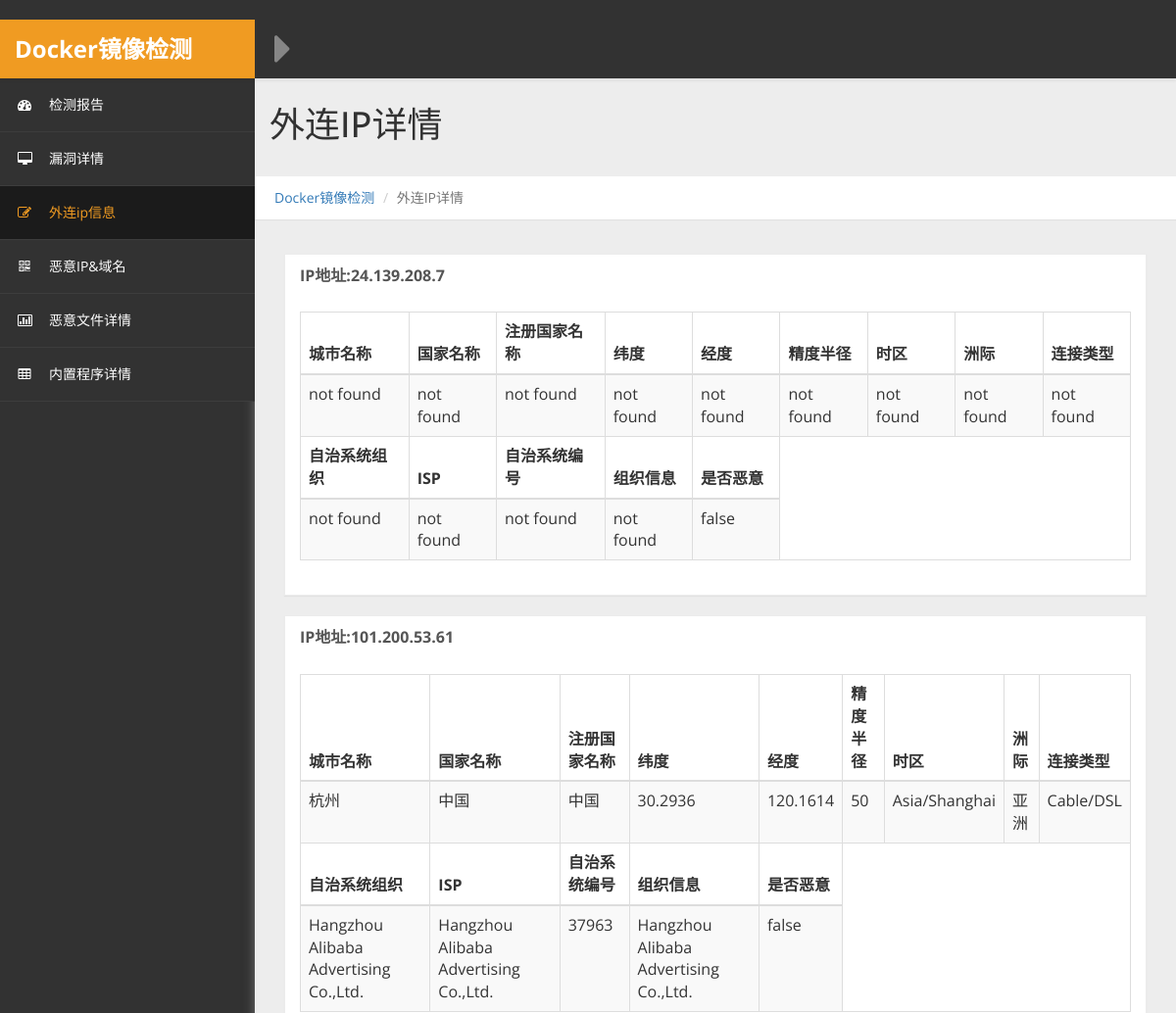
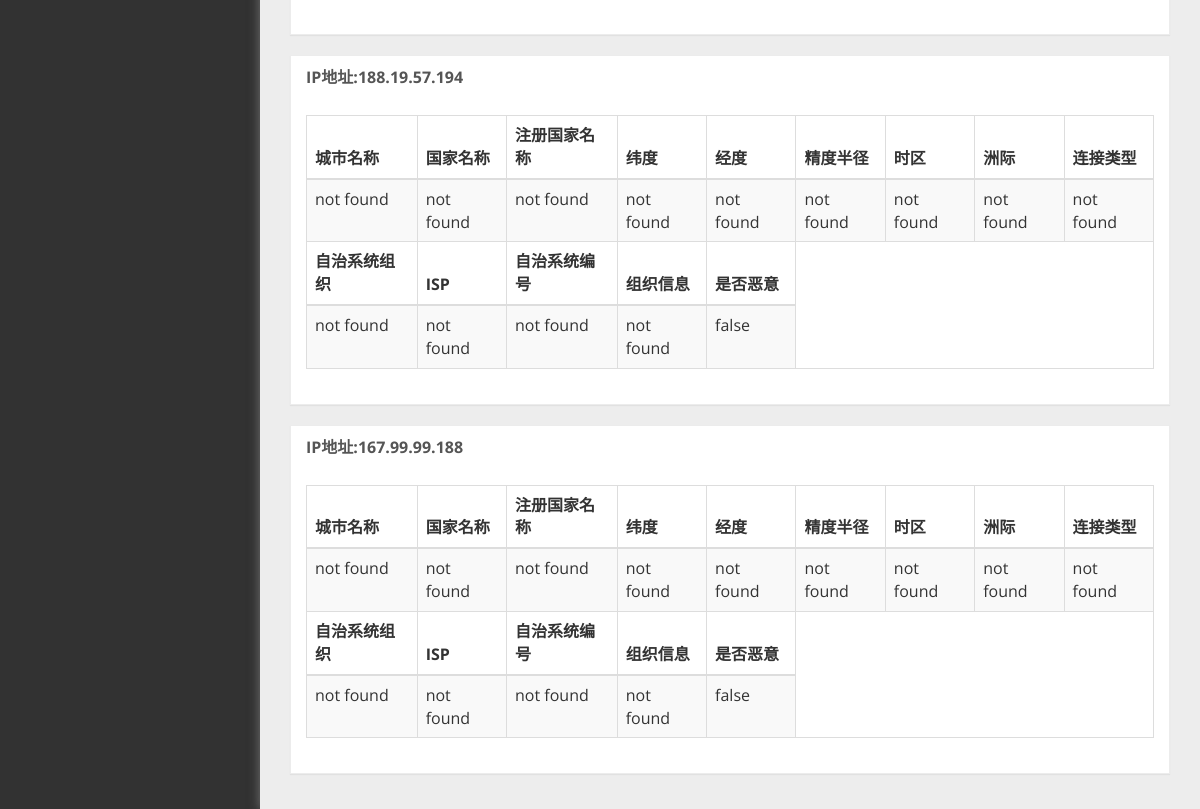
Page /IPdetails on the committed database (2 pictures, top to bottom).
### tables this page shows
CREATE TABLE IPinfo
        (
        ID INTEGER PRIMARY KEY   AUTOINCREMENT,
        md5 VARCHAR(500),
        IP VARCHAR(50),
        city VARCHAR(50),
        country VARCHAR(50),
	regcountry VARCHAR(50),
	latitude VARCHAR(50),
	longitude VARCHAR(50),
	radii VARCHAR(50),
	timezone VARCHAR(50),
	continent VARCHAR(50),
	Attribute VARCHAR(50),
	OAS VARCHAR(50),
	ISP VARCHAR(50),
	OASnum VARCHAR(50),
	institution VARCHAR(50),
	ifevil VARCHAR(50));

### web.py (the view)
@app.route('/IPdetails',methods=['GET','POST'])
def runIPdetails():
    info = getinfo()
    print info
    dbname,md5 = info[1],info[2]
    if request.method == "GET":
        conn = sqlite3.connect(dbname)
        c = conn.cursor()
        cursor = c.execute("select * from IPinfo where md5 = '%s'"%(md5))
        IPinfo = cursor.fetchall()
        print IPinfo[0]
        cursor = c.execute("select * from outIP where md5 = '%s'"%(md5))
        outIP = cursor.fetchall()
        cursor = c.execute("select * from domaininfo where md5 = '%s'"%(md5))
        domaininfo = cursor.fetchall()
        cursor = c.execute("select * from outdomain where md5 = '%s'"%(md5))
        outdomain = cursor.fetchall()
        conn.close()
        return render_template('IPdetails.html',IPinfo=IPinfo)

### web.py (called while the page is built)
def getinfo():
    searchsql = "select * from cache where id = 1"
    hc.execute(searchsql)
    info = hc.fetchall()
    hconn.commit()
    return info[0]

### templates/IPdetails.html (shortened to what this page needs)
﻿{% extends "base.html" %}
{% block navside %}
<div id="page-wrapper" >
	  <div class="header">
		<h1 class="page-header">
		    外连IP详情
		</h1>
		<ol class="breadcrumb">
		    <li><a href="/">Docker镜像检测</a></li>
		    <li class="active">外连IP详情</li>
		</ol>
	  </div>
            <div id="page-inner">
            <div class="row">
                <div class="col-md-12">
 		            {% for i in IPinfo %}
                    <div class="panel panel-default">
                        <div class="panel-heading">
                             IP地址:{{i[2]}}
                        </div>
                        <div class="panel-body">
                            <div class="table-responsive">
                                <table class="table table-striped table-bordered table-hover" id="dataTables-example">
                                    <thead>
                                        <tr>
                                            <th>城市名称</th>
                                            <th>国家名称</th>
                                            <th>注册国家名称</th>
                                            <th>纬度</th>
                                            <th>经度</th>
                                            <th>精度半径</th>
                                            <th>时区</th>
                                            <th>洲际</th>
                                            <th>连接类型</th>
                                    </thead>
                                    <tbody>
                                        <tr>
                                            <td>{{i[3]}}</td>
                                            <td>{{i[4]}}</td>
                                            <td>{{i[5]}}</td>
                                            <td>{{i[6]}}</td>
                                            <td>{{i[7]}}</td>
                                            <td>{{i[8]}}</td>
                                            <td>{{i[9]}}</td>
                                            <td>{{i[10]}}</td>
                                            <td>{{i[11]}}</td>
                                        </tr>
                                    </tbody>
                                    <thead>
                                        <tr>
                                            <th>自治系统组织</th>
                                            <th>ISP</th>
                                            <th>自治系统编号</th>
                                            <th>组织信息</th>
                                            <th>是否恶意</th>
                                        </tr>
                                    </thead>
                                    <tbody>
                                        <tr>
                                            <td>{{i[12]}}</td>
                                            <td>{{i[13]}}</td>
                                            <td>{{i[14]}}</td>
                                            <td>{{i[15]}}</td>
                                            <td>{{i[16]}}</td>
                                        </tr>
                                    </tbody>
                                </table>
                            </div>
                        </div>
                    </div>
		            {% endfor %}
                </div>
            </div>
	</div>
</div>
{% endblock %}

### templates/base.html (shortened to what this page needs)
﻿<!DOCTYPE html>
<head>
    <link href="/static/css/bootstrap.css" rel="stylesheet" />
    <link href="/static/css/font-awesome.css" rel="stylesheet" />
    <link href="/static/js/morris/morris-0.4.3.min.css" rel="stylesheet" />
    <link href="/static/css/custom-styles.css" rel="stylesheet" />
    <link rel="stylesheet" href="/static/js/Lightweight-Chart/cssCharts.css">
</head>
<body>
    <div id="wrapper">
        <nav class="navbar navbar-default top-navbar" role="navigation">
            <div class="navbar-header">
                <a class="navbar-brand" href="result"><strong>Docker镜像检测</strong></a>
		<div id="sideNav" href=""><i class="fa fa-caret-right"></i></div>
            </div>
        </nav>
        {% block navtop %}
        <nav class="navbar-default navbar-side" role="navigation">
			<div class="sidebar-collapse">
			    <ul class="nav" id="main-menu">
			        <li>
			            <a id="result" href="result"><i class="fa fa-dashboard"></i>检测报告</a>
			        </li>
			        <li>
			            <a id="CVEdetails" href="CVEdetails"><i class="fa fa-desktop"></i>漏洞详情</a>
			        </li>
					<li>
			            <a id="IPdetails" href="IPdetails"><i class="fa fa-edit"></i>外连ip信息</a>
			        </li>
                    <li>
                        <a id="evilIP" href="evilIP"><i class="fa fa-qrcode"></i>恶意IP&域名</a>
                    </li>
		            <li>
			            <a id="evilfile" href="evilfile"><i class="fa fa-bar-chart-o"></i>恶意文件详情</a>
			        </li>
			        <li>
			            <a id="program" href="program"><i class="fa fa-table"></i>内置程序详情</a>
			        </li>
			    </ul>
			</div>
		</nav>
        {% endblock %}
      	{% block navside %}{% endblock %}
    </div>
</body>
</html>

### static/css/custom-styles.css (style rules this page uses)
body { font-family: 'Open Sans', sans-serif; background: #323232; }
#wrapper { width: 100%; }
#page-wrapper { padding: 15px 15px; min-height: 600px; background: #EDEDED; }
#page-inner { width:100%; margin:10px 20px 10px 0px; background-color:transparent; padding: 15px 30px; min-height:1200px; }
h1, .h1, h2, .h2, h3, .h3 { margin-top: 7px; margin-bottom: -5px; }
.navbar-side { z-index: 0; }
.panel { border-radius:0px; }
.navbar-side .nav > li > a > i { color: #FFFFFF; padding: 8px; width: 30px; text-align: center; }
.top-navbar { position: fixed; width: 100%; z-index: 300; -webkit-box-shadow: 0 3px 3px rgba(0, 0, 0, 0.05); -moz-box-shadow: 0 3px 3px rgba(0, 0, 0, 0.05); box-shadow: 0 3px 3px rgba(0, 0, 0, 0.05); }
.navbar-side { z-index: 1; position: fixed; width: 260px; top: 80px; }
#page-wrapper { position: relative; top: 55px; box-shadow: 0 0 10px #757575; -moz-box-shadow: 0 0 10px #757575; -webkit-box-shadow: 0 0 10px #757575; }
.breadcrumb { padding: 12px 10px 12px 20px; margin-bottom: 20px; list-style: none; border-radius: 0; -webkit-box-shadow: 0 1px 1px rgba(0,0,0,.05); box-shadow: 0 1px 1px rgba(0,0,0,.05);background: #fff; }
.page-header { padding-bottom: 9px; margin: 0; border-bottom: 1px solid transparent; text-align: left;background-color: rgb(237, 237, 237);padding: 32px 22px 32px 15px;color: #323232; }
.panel-default { border-color: #ECECEC; }
.panel-default > .panel-heading { color: #555; border-color: #FFF; font-weight:bold;background: #FFFFFF; font-size: 16px; text-shadow: none; }
.panel-heading { border-bottom: 1px solid transparent; border-top-left-radius: 3px; border-top-right-radius: 3px; }
.top-navbar { margin:0px; }
.top-navbar .navbar-brand { color: #fff; width: 260px; text-align: left; height: 60px; font-size: 24px; font-weight: 700; line-height: 30px;background: #F09B22; }
.active-menu, .active-menu i { background-color: #1B1B1B !important; color: #F09B22 !important; }
.active-menu i { color: #F09B22 !important; }
.sidebar-collapse , .sidebar-collapse .nav { background:none; }
.sidebar-collapse .nav { padding:0; }
.sidebar-collapse .nav > li > a { color: #FFFFFF; background:transparent; text-shadow:none; }
.sidebar-collapse > .nav > li > a { padding: 12px 10px; }
.sidebar-collapse > .nav > li { border-bottom: 1px solid rgba(107, 108, 109, 0.19); }
.navbar-side { border:none; background: #323232; }
.top-navbar { background: #323232; border-bottom:none; }
.navbar-default { border:0px solid black; }
.navbar-header { background: transparent; }
.nav > li > a > i { margin-right:10px; color: rgb(240, 155, 34); }
#sideNav { float: left; left: 0; z-index: 3; color: #868686; cursor:pointer; border-radius: 0; width: 14px; font-size: 48px; line-height: 0; margin: 7px 0 0 20px; }
@media (min-width:768px) { #page-wrapper { margin: 0 0 0 260px; padding: 0; min-height: 1200px; } }
@media (min-width:768px) { .navbar-side { width: 260px; z-index: 1; } }
@media (min-width:768px) { .navbar { border-radius: 0px; } }

### rows in the picture
IPinfo: IP "24.139.208.7", city "not found", country "not found", regcountry "not found", latitude "not found", longitude "not found", radii "not found", timezone "not found", continent "not found", Attribute "not found", OAS "not found", ISP "not found", OASnum "not found", institution "not found", ifevil "false"
IPinfo: IP "101.200.53.61", city "杭州", country "中国", regcountry "中国", latitude "30.2936", longitude "120.1614", radii "50", timezone "Asia/Shanghai", continent "亚洲", Attribute "Cable/DSL", OAS "Hangzhou Alibaba Advertising Co.,Ltd.", ISP "Hangzhou Alibaba Advertising Co.,Ltd.", OASnum "37963", institution "Hangzhou Alibaba Advertising Co.,Ltd.", ifevil "false"
IPinfo: IP "188.19.57.194", city "not found", country "not found", regcountry "not found", latitude "not found", longitude "not found", radii "not found", timezone "not found", continent "not found", Attribute "not found", OAS "not found", ISP "not found", OASnum "not found", institution "not found", ifevil "false"
IPinfo: IP "167.99.99.188", city "not found", country "not found", regcountry "not found", latitude "not found", longitude "not found", radii "not found", timezone "not found", continent "not found", Attribute "not found", OAS "not found", ISP "not found", OASnum "not found", institution "not found", ifevil "false"
